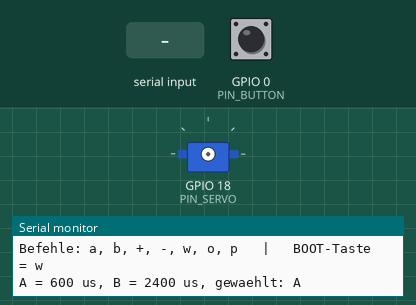
This sketch was run on a simulated ESP32. Shown: servo, the last lines printed to the serial monitor. Inputs (shaded band) come from the test bench; at power-on: GPIO 0 (PIN_BUTTON) HIGH. Servo pulses on a pin are drawn as a servo (544–2400 µs = 0–180°).

Above: at 1.2 s.
1.3 s: GPIO 0 (PIN_BUTTON) pulled LOW for 0.15 s
2.9 s: "+" received over Serial
At 3.7 s:
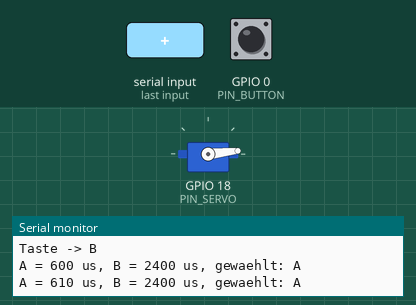
4.4 s: GPIO 0 (PIN_BUTTON) pulled LOW for 1 s
6.9 s: GPIO 0 (PIN_BUTTON) pulled LOW for 3.2 s
At 7.9 s:
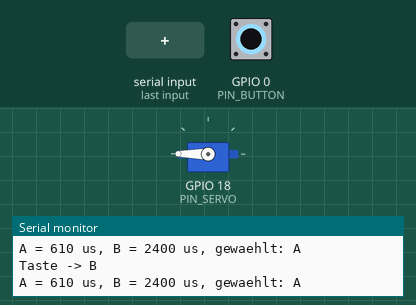
11.6 s: "b" received over Serial
13.1 s: "-" received over Serial
At 13.9 s:
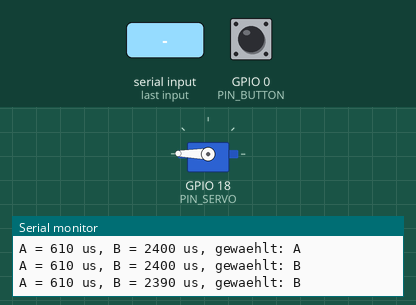
Timing chart, 0 to 15.6 s (numbered marks = the images above; inputs shaded):
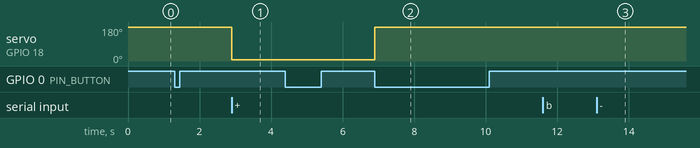

The sketch:

t05_servo.ino
```cpp
/*
  SeedStick test 05: servo end positions (SG90 on GPIO 18)
  ---------------------------------------------------------
  Finds the two pulse widths at which the metering wheel lines up with the ball path (positions A and B,
  180 degrees apart). Control it from the serial monitor (115200 baud, send each letter with Enter):
    a  select A and move there        b  select B and move there
    +  selected position +10 us        -  selected position -10 us
    w  change A <-> B like a dosing step (pulses for 600 ms, then off)
    o  switch the pulses off           p  print the values
  BUTTON: pressing the BOOT button on the ESP32 board (GPIO 0) does exactly the same as "w".
  Press it only while the program is running, not while the board starts (BOOT held at reset = upload mode).
  The values found go into the firmware as SERVO_US_A and SERVO_US_B (firmware/README.md).

  POWER: the servo is powered from the power module, never from USB or the breadboard.
  With the USB cable plugged in, first pull the yellow 5V wire out of hole 2b, then plug in USB, then switch on.
  Afterwards in this order: main switch off, USB out, yellow wire back into hole 2b.
  If the servo hums at an end position, send "o" at once and take the value back by 20-30 us.
*/
const int PIN_SERVO = 18;
const int PIN_BUTTON = 0;               // BOOT button on the board: pressed = LOW (internal pull-up)
const uint32_t DEBOUNCE_MS = 50;
const uint32_t PWM_HZ = 50;
const uint8_t PWM_BITS = 14;            // 20 ms period = 16384 counts
const int US_MIN = 500, US_MAX = 2500;  // never leave this range
const uint32_t MOVE_MS = 600;           // SG90: about 0.3 s for 180 deg at 4.8 V, plus margin

int usA = 600;   // start values (assumption) - find the real ones with this test
int usB = 2400;
char selected = 'A';
bool atA = true;
uint32_t offAt = 0;
bool btnWasDown = false;
uint32_t btnChangedAt = 0;

void servoPulse(int us) {
  us = constrain(us, US_MIN, US_MAX);
  uint32_t duty = (uint32_t)us * (1UL << PWM_BITS) / 20000UL;
  ledcWrite(PIN_SERVO, duty);
}

void servoOff() { ledcWrite(PIN_SERVO, 0); }

void printValues() {
  Serial.printf("A = %d us, B = %d us, gewaehlt: %c\n", usA, usB, selected);
}

// like command 'w': switch A <-> B, pulses for MOVE_MS, then off
void dosingStep() {
  atA = !atA;
  servoPulse(atA ? usA : usB);
  offAt = millis() + MOVE_MS;
}

// true once per press (falling edge, debounced)
bool buttonPressed() {
  bool down = digitalRead(PIN_BUTTON) == LOW;
  if (down == btnWasDown || millis() - btnChangedAt < DEBOUNCE_MS) return false;
  btnWasDown = down;
  btnChangedAt = millis();
  return down;
}

void setup() {
  Serial.begin(115200);
  pinMode(PIN_BUTTON, INPUT_PULLUP);
  if (!ledcAttach(PIN_SERVO, PWM_HZ, PWM_BITS)) {
    Serial.println("LEDC konnte nicht starten");
  }
  servoOff();  // no pulses until the first command, so the wheel does not jump at power-up
  Serial.println("\n=== Test 05: Servo-Endlagen ===");
  Serial.println("Befehle: a, b, +, -, w, o, p   |   BOOT-Taste = w");
  printValues();
}

void loop() {
  if (offAt && millis() > offAt) {
    servoOff();
    offAt = 0;
  }
  if (buttonPressed()) {
    dosingStep();
    Serial.printf("Taste -> %c\n", atA ? 'A' : 'B');
    printValues();
    return;
  }
  if (!Serial.available()) return;
  char c = Serial.read();
  switch (c) {
    case 'a': selected = 'A'; atA = true; servoPulse(usA); offAt = 0; break;
    case 'b': selected = 'B'; atA = false; servoPulse(usB); offAt = 0; break;
    case '+':
    case '-': {
      int step = (c == '+') ? 10 : -10;
      if (selected == 'A') { usA = constrain(usA + step, US_MIN, US_MAX); servoPulse(usA); }
      else { usB = constrain(usB + step, US_MIN, US_MAX); servoPulse(usB); }
      offAt = 0;
      break;
    }
    case 'w': dosingStep(); break;
    case 'o': servoOff(); offAt = 0; break;
    case 'p': break;
    default: return;  // ignore line endings and unknown characters
  }
  printValues();
}
```

Measured:
- after the input at 2.9 s, servo on GPIO 18 (PIN_SERVO): 180° → 6° at once
- after the input at 6.9 s, servo on GPIO 18 (PIN_SERVO): 6° → 180° at once
- after the input at 13.1 s, servo on GPIO 18 (PIN_SERVO): 180° → 179° at once
